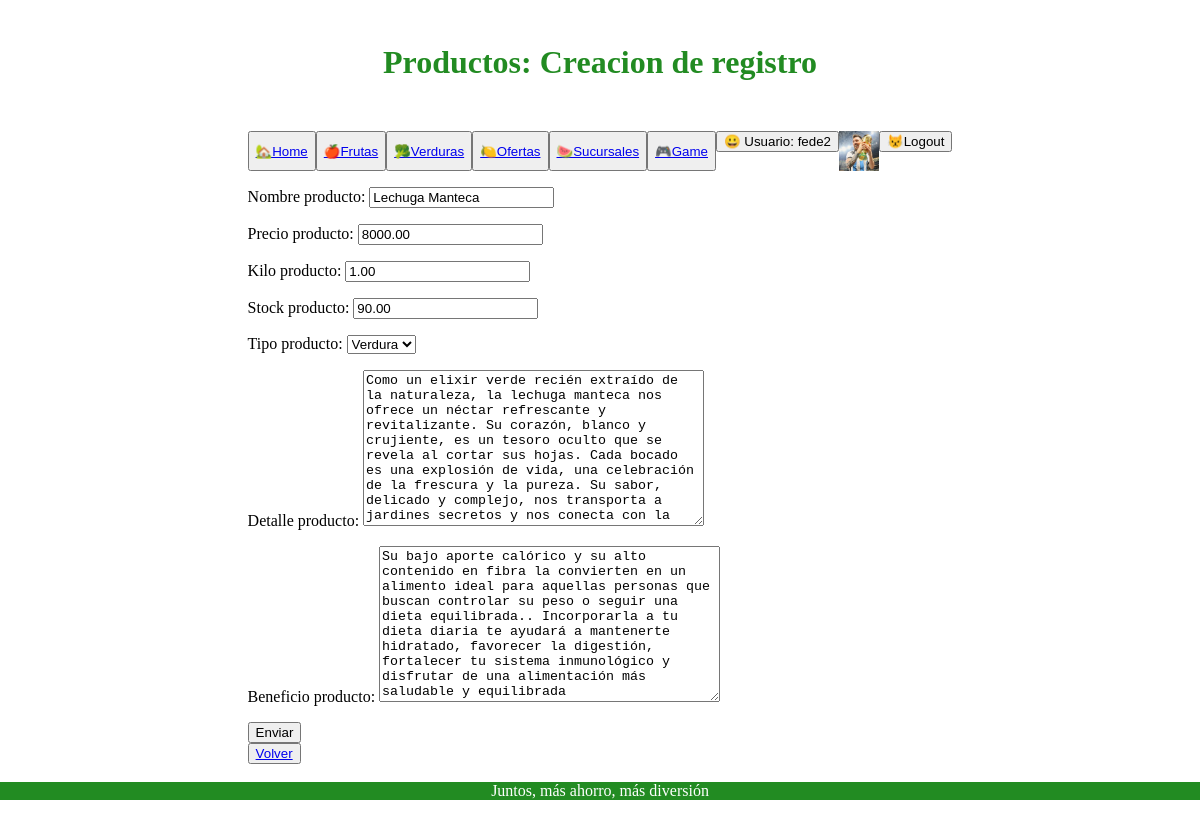
The page /producto/verduras/update/16 (signed in) on the database as committed earlier.
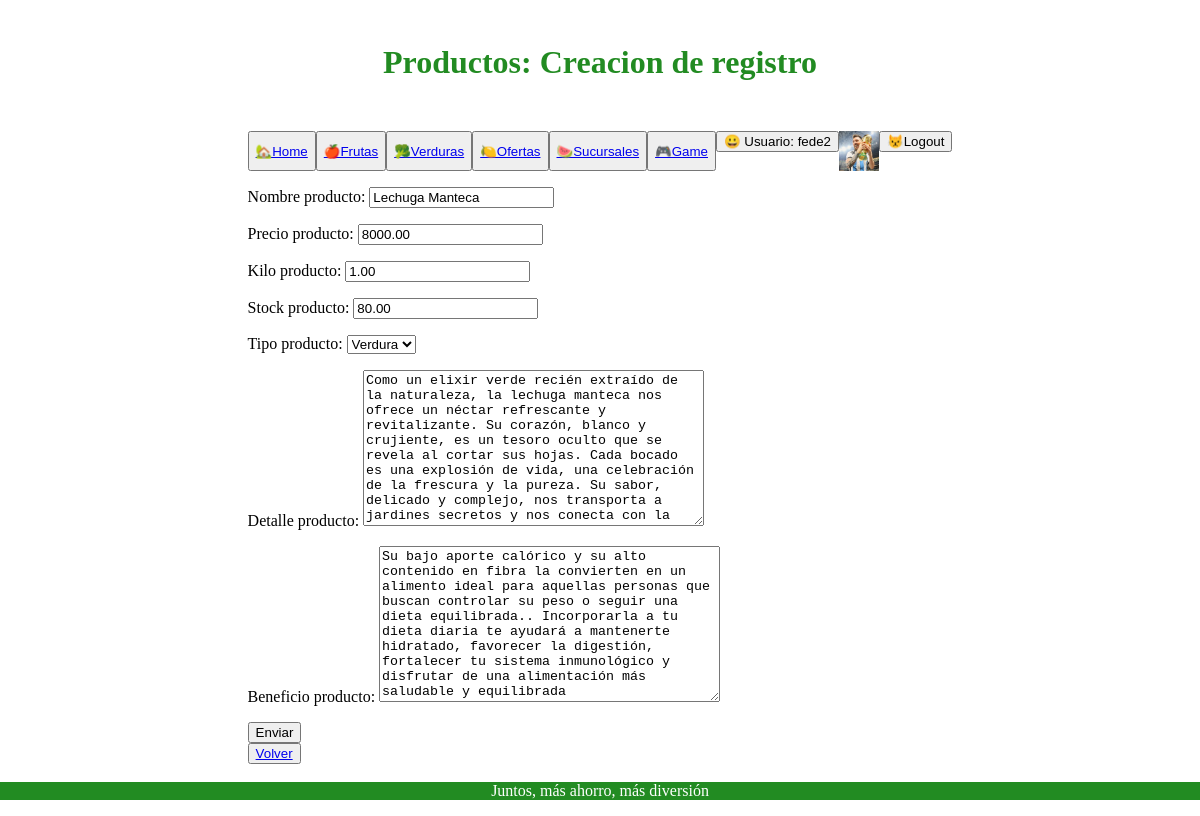
The same page on the database as committed later.
### producto/models.py (models this page shows, shortened)
class Producto(models.Model):
    class Tipo_producto(models.TextChoices):
        FRUTA = "FRUTA", "Fruta"
        VERDURA = "VERDURA", "Verdura"
        OFERTA = "OFERTA", "Oferta"
    nombre_producto = models.CharField(max_length=100)
    precio_producto = models.DecimalField(max_digits=10, decimal_places=2)
    kilo_producto = models.DecimalField(max_digits=10, decimal_places=2)
    stock_producto = models.DecimalField(max_digits=10, decimal_places=2)
    tipo_producto = models.CharField(max_length=20, choices=Tipo_producto.choices)
    detalle_producto = models.TextField(blank=True, null=True)
    beneficio_producto = models.TextField(blank=True, null=True)

### producto/views.py (the view)
# urls.py: path('verduras/update/<int:pk>',login_required(views.producto_update_verduras),name='producto_update_verduras'),
def producto_update_verduras(request,pk:int):
    query = Producto.objects.get(id=pk)
    if request.method == 'GET':
        form= ProductoForm(instance=query)
    if request.method == "POST":
        form = ProductoForm(request.POST, instance=query)
        if form.is_valid():
            form.save()
            return redirect("producto:producto_list_verduras")
    return render(request, 'producto/producto_create_verduras.html',{"form":form})

### producto/forms.py
class ProductoForm(forms.ModelForm):
    class Meta:
        model = Producto
        fields = '__all__'

### producto/templates/producto/producto_create_verduras.html (shortened to what this page needs)
{% extends 'core/base.html' %}
{% block header %}
<h1 style="color:forestgreen; text-align: center;">
    Productos: Creacion de registro
</h1>
{% endblock header %}
{% block main %}
    <form method="post">
        {{form.as_p}}
        <button type="submit">Enviar </button>
    </form>
    <button>
        <a href="{% url 'producto:index_verduras' %}">Volver</a>
    </button>
{% endblock main %}

Rows that differ between the two databases and show on the page:
changed Producto "Lechuga Manteca": stock_producto "90.00" → "80.00"
